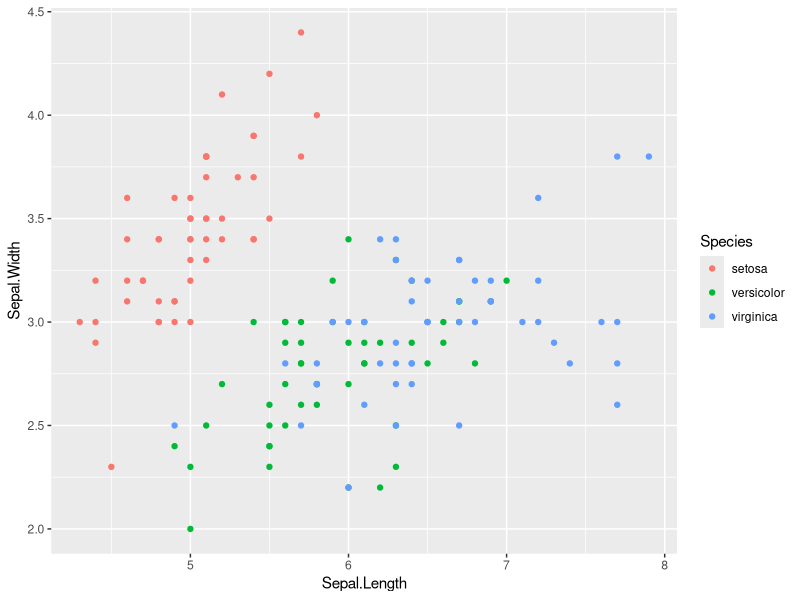
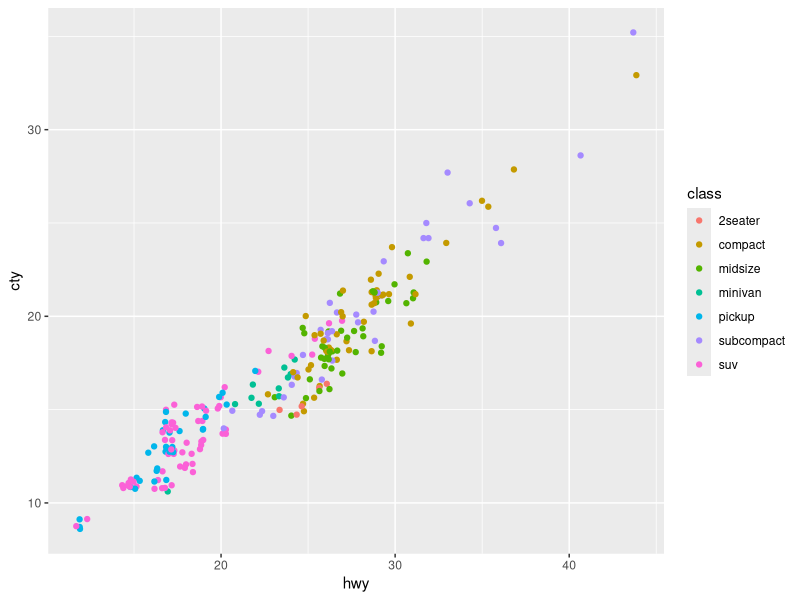

These charts were generated, in order, by the following R code:
## ---- chunk 1
library(tidyverse)
knitr::opts_chunk$set(fig.width = 10, fig.height = 5, fig.align = 'center')
## ---- chunk 2
iris %>% 
  ggplot(aes(Sepal.Length, Sepal.Width, col = Species)) +
  geom_point()
## ---- chunk 3
mpg %>% 
  ggplot(aes(hwy, cty, col = class)) +
  geom_jitter() #<<
